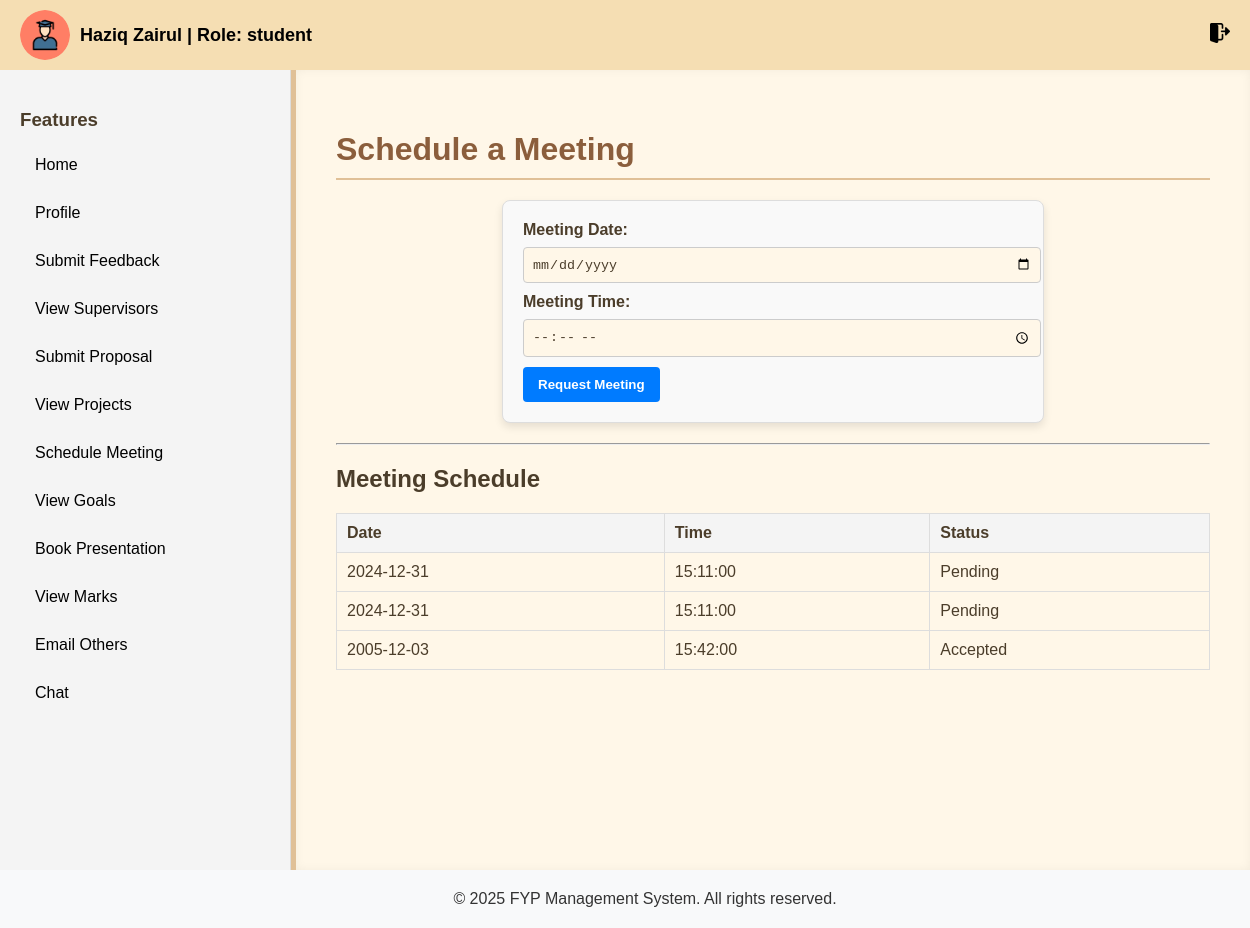
Page /student/schedule_meeting.php (signed in) on the committed database.
### tables this page shows
CREATE TABLE IF NOT EXISTS `meetings` (
  `meeting_id` int(11) NOT NULL,
  `student_id` int(11) NOT NULL,
  `assigned_sv_id` int(11) NOT NULL,
  `meeting_date` date NOT NULL,
  `meeting_time` time NOT NULL,
  `status` enum('accepted','rejected','pending') DEFAULT 'pending'
);

### student/schedule_meeting.php (the view, shortened to what this page needs)
<?php
include '../db_connection.php';
$student_id = $_SESSION['user_id'];
$supervisor_id = null;
$query = "SELECT assigned_sv FROM proposal WHERE sender_id = ?";
if ($stmt = $conn->prepare($query)) {
    $stmt->bind_param('i', $student_id);
    $stmt->execute();
    $stmt->bind_result($supervisor_id);
}
$meetings = [];
$query = "SELECT meeting_date, meeting_time, status FROM meetings WHERE student_id = ?
          ORDER BY meeting_date DESC, meeting_time DESC";
if ($stmt = $conn->prepare($query)) {
    $stmt->bind_param('i', $student_id);
    $stmt->execute();
    $result = $stmt->get_result();
    $meetings = $result->fetch_all(MYSQLI_ASSOC);
}
?>
<!DOCTYPE html>
<html lang="en">
<head>
    <link rel="stylesheet" href="../css/dashboard.css">
    <link rel="stylesheet" href="../css/header.css">
</head>
<body>
    <?php include '../includes/header.php'; ?>
    <div class="dashboard-container">
        <?php include '../includes/sidebar.php'; ?>
        <div class="dashboard-main">
            <h1>Schedule a Meeting</h1>
            <?php if ($supervisor_id): ?>
                <form action="schedule_meeting.php" method="POST">
                    <label for="meeting_date">Meeting Date:</label>
                    <input type="date" name="meeting_date" id="meeting_date" required>
                    <label for="meeting_time">Meeting Time:</label>
                    <input type="time" name="meeting_time" id="meeting_time" required>
                    <button type="submit">Request Meeting</button>
                </form>
            <?php else: ?>
                <p>No supervisor is assigned to you. Please contact your administrator.</p>
            <?php endif; ?>
            <hr>
            <h2>Meeting Schedule</h2>
            <table>
                <thead>
                    <tr>
                        <th>Date</th>
                        <th>Time</th>
                        <th>Status</th>
                    </tr>
                </thead>
                <tbody>
                    <?php if (!empty($meetings)): ?>
                        <?php foreach ($meetings as $meeting): ?>
                            <tr>
                                <td><?= htmlspecialchars($meeting['meeting_date']); ?></td>
                                <td><?= htmlspecialchars($meeting['meeting_time']); ?></td>
                                <td><?= htmlspecialchars(ucfirst($meeting['status'])); ?></td>
                            </tr>
                        <?php endforeach; ?>
                    <?php endif; ?>
                </tbody>
            </table>
        </div>
    </div>
    <?php include '../includes/footer.php'; ?>
</body>
</html>

### css/dashboard.css (style rules this page uses)
body, html { margin: 0; padding: 0; min-height: 100vh; display: flex; flex-direction: column; }
.dashboard-container { display: flex; flex: 1; min-height: 0; }
.dashboard-main { flex: 1; padding: 20px; overflow-y: auto; }
html, body { margin: 0; padding: 0; height: 100%; display: flex; flex-direction: column; }
.dashboard-main { flex: 1; padding: 20px; }
.dashboard-main h1 { margin-bottom: 20px; }
body { font-family: Arial, sans-serif; margin: 0; padding: 0; background-color: #fdf5e6; color: #4b3d2a; }
.dashboard-container { display: flex; min-height: 100vh; }
.dashboard-main { flex: 1; padding: 40px; background-color: #fff7e8; border-left: 5px solid #e0c097; box-shadow: inset 0 0 10px rgba(0, 0, 0, 0.05); }
.dashboard-main h1 { color: #8b5e3c; border-bottom: 2px solid #e0c097; padding-bottom: 10px; margin-bottom: 20px; }
form { max-width: 500px; margin: 0 auto; background-color: #fff; padding: 20px; border-radius: 8px; box-shadow: 0 4px 8px rgba(0, 0, 0, 0.1); }
form label { display: block; margin-bottom: 8px; font-weight: bold; color: #4b3d2a; }
form input { width: 100%; padding: 10px; margin-bottom: 15px; border: 1px solid #e0c097; border-radius: 5px; background-color: #fff7e8; color: #4b3d2a; }
form button { background-color: #e0c097; color: #4b3d2a; border: none; padding: 10px 20px; border-radius: 5px; cursor: pointer; font-weight: bold; transition: background-color 0.3s; }

### css/header.css (style rules this page uses)
body { margin: 0; font-family: Arial, sans-serif; }

### student/schedule_meeting.php (style rules this page uses)
table { width: 100%; border-collapse: collapse; margin-top: 20px; }
table, th, td { border: 1px solid #ddd; }
th, td { padding: 10px; text-align: left; }
th { background-color: #f4f4f4; }
form { margin-bottom: 20px; background-color: #f9f9f9; padding: 20px; border: 1px solid #ddd; border-radius: 8px; }
form label { display: block; margin-bottom: 8px; font-weight: bold; }
form input { width: 100%; padding: 8px; margin-bottom: 10px; border: 1px solid #ccc; border-radius: 4px; }
form button { background-color: #007BFF; color: #fff; border: none; padding: 10px 15px; border-radius: 4px; cursor: pointer; }

### rows in the picture
meetings: meeting_date "2024-12-31", meeting_time "15:11:00", status "Pending"
meetings: meeting_date "2024-12-31", meeting_time "15:11:00", status "Pending"
meetings: meeting_date "2005-12-03", meeting_time "15:42:00", status "Accepted"

### other values in the picture
$name "Haziq Zairul"
$role "student"
